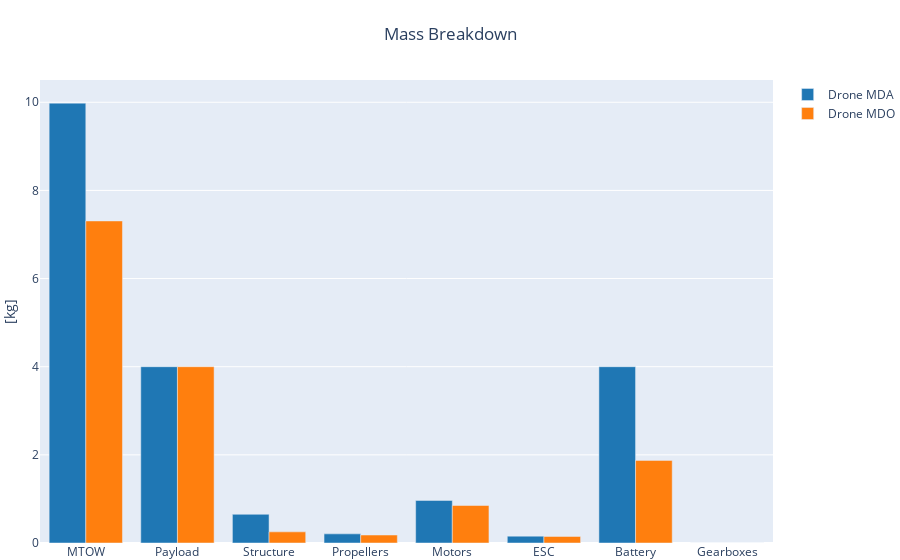

The notebook cell this image was saved under:
### Code cell
fig = mass_breakdown_bar_plot_drone(MDA_OUTPUT_FILE, name='Drone MDA')
fig = mass_breakdown_bar_plot_drone(MDO_OUTPUT_FILE, name='Drone MDO', fig=fig)
fig.show()

### Figure 1 — Plotly figure (JSON) as saved in the notebook; plotly's stock layout.template omitted (floating-point values rounded to 4 significant figures)
{"data": [{"marker": {"color": "rgb(31, 119, 180)"}, "name": "Drone MDA", "type": "bar", "x": ["MTOW", "Payload", "Structure", "Propellers", "Motors", "ESC", "Battery", "Gearboxes"], "y": [9.98, 4, 0.6514, 0.2071, 0.9655, 0.1559, 4, 0]}, {"marker": {"color": "rgb(255, 127, 14)"}, "name": "Drone MDO", "type": "bar", "x": ["MTOW", "Payload", "Structure", "Propellers", "Motors", "ESC", "Battery", "Gearboxes"], "y": [7.307, 4, 0.2525, 0.1808, 0.8507, 0.1488, 1.874, 0]}], "layout": {"margin": {"b": 0, "l": 0, "r": 0, "t": 80}, "title": {"text": "Mass Breakdown", "x": 0.5}, "yaxis": {"title": {"text": "[kg]"}}}}
